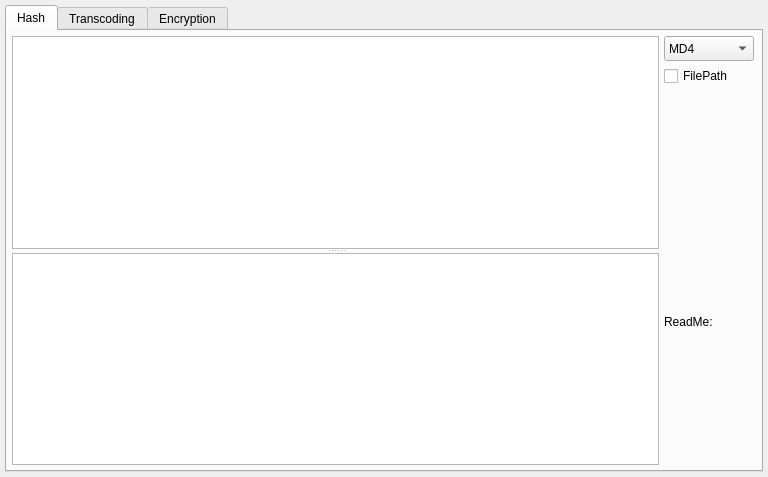
<?xml version="1.0" encoding="UTF-8"?>
<ui version="4.0">
 <class>Calculation</class>
 <widget class="QWidget" name="Calculation">
  <property name="geometry">
   <rect>
    <x>0</x>
    <y>0</y>
    <width>768</width>
    <height>477</height>
   </rect>
  </property>
  <property name="windowTitle">
   <string>Form</string>
  </property>
  <layout class="QHBoxLayout" name="horizontalLayout_2" stretch="0">
   <property name="spacing">
    <number>5</number>
   </property>
   <property name="leftMargin">
    <number>5</number>
   </property>
   <property name="topMargin">
    <number>5</number>
   </property>
   <property name="rightMargin">
    <number>5</number>
   </property>
   <property name="bottomMargin">
    <number>5</number>
   </property>
   <item>
    <widget class="QTabWidget" name="tabWidget">
     <property name="currentIndex">
      <number>0</number>
     </property>
     <widget class="QWidget" name="HashCalculation">
      <attribute name="title">
       <string>Hash</string>
      </attribute>
      <layout class="QHBoxLayout" name="horizontalLayout">
       <property name="spacing">
        <number>5</number>
       </property>
       <property name="leftMargin">
        <number>5</number>
       </property>
       <property name="topMargin">
        <number>5</number>
       </property>
       <property name="rightMargin">
        <number>5</number>
       </property>
       <property name="bottomMargin">
        <number>5</number>
       </property>
       <item>
        <widget class="QSplitter" name="splitter">
         <property name="orientation">
          <enum>Qt::Vertical</enum>
         </property>
         <widget class="QTextEdit" name="textEdit_Hash_Src">
          <property name="sizePolicy">
           <sizepolicy hsizetype="Fixed" vsizetype="Expanding">
            <horstretch>0</horstretch>
            <verstretch>0</verstretch>
           </sizepolicy>
          </property>
         </widget>
         <widget class="QTextEdit" name="textEdit_Hash_Des">
          <property name="sizePolicy">
           <sizepolicy hsizetype="Fixed" vsizetype="Expanding">
            <horstretch>0</horstretch>
            <verstretch>0</verstretch>
           </sizepolicy>
          </property>
         </widget>
        </widget>
       </item>
       <item>
        <widget class="QWidget" name="widget" native="true">
         <property name="maximumSize">
          <size>
           <width>92</width>
           <height>16777215</height>
          </size>
         </property>
         <layout class="QVBoxLayout" name="verticalLayout">
          <property name="spacing">
           <number>5</number>
          </property>
          <property name="leftMargin">
           <number>0</number>
          </property>
          <property name="topMargin">
           <number>0</number>
          </property>
          <property name="rightMargin">
           <number>0</number>
          </property>
          <property name="bottomMargin">
           <number>0</number>
          </property>
          <item>
           <widget class="QComboBox" name="comboBox_Algorithm">
            <property name="sizePolicy">
             <sizepolicy hsizetype="Fixed" vsizetype="Fixed">
              <horstretch>0</horstretch>
              <verstretch>0</verstretch>
             </sizepolicy>
            </property>
            <property name="minimumSize">
             <size>
              <width>90</width>
              <height>25</height>
             </size>
            </property>
            <property name="maximumSize">
             <size>
              <width>90</width>
              <height>25</height>
             </size>
            </property>
            <property name="layoutDirection">
             <enum>Qt::LeftToRight</enum>
            </property>
            <item>
             <property name="text">
              <string>MD4</string>
             </property>
            </item>
            <item>
             <property name="text">
              <string>MD5</string>
             </property>
            </item>
            <item>
             <property name="text">
              <string>SHA1</string>
             </property>
            </item>
            <item>
             <property name="text">
              <string>SHA224</string>
             </property>
            </item>
            <item>
             <property name="text">
              <string>SHA256</string>
             </property>
            </item>
            <item>
             <property name="text">
              <string>SHA384</string>
             </property>
            </item>
            <item>
             <property name="text">
              <string>SHA512</string>
             </property>
            </item>
            <item>
             <property name="text">
              <string>ShA3_224</string>
             </property>
            </item>
            <item>
             <property name="text">
              <string>ShA3_256</string>
             </property>
            </item>
            <item>
             <property name="text">
              <string>SHA3_384</string>
             </property>
            </item>
            <item>
             <property name="text">
              <string>SHA3_512</string>
             </property>
            </item>
           </widget>
          </item>
          <item>
           <widget class="QCheckBox" name="checkBox_Hash_IsFilePath">
            <property name="sizePolicy">
             <sizepolicy hsizetype="Fixed" vsizetype="Fixed">
              <horstretch>0</horstretch>
              <verstretch>0</verstretch>
             </sizepolicy>
            </property>
            <property name="minimumSize">
             <size>
              <width>90</width>
              <height>0</height>
             </size>
            </property>
            <property name="maximumSize">
             <size>
              <width>90</width>
              <height>16777215</height>
             </size>
            </property>
            <property name="text">
             <string>FilePath</string>
            </property>
           </widget>
          </item>
          <item>
           <spacer name="verticalSpacer">
            <property name="orientation">
             <enum>Qt::Vertical</enum>
            </property>
            <property name="sizeHint" stdset="0">
             <size>
              <width>20</width>
              <height>398</height>
             </size>
            </property>
           </spacer>
          </item>
          <item>
           <widget class="QLabel" name="label_Hash_ReadMe">
            <property name="minimumSize">
             <size>
              <width>0</width>
              <height>150</height>
             </size>
            </property>
            <property name="text">
             <string>ReadMe:</string>
            </property>
            <property name="alignment">
             <set>Qt::AlignLeading|Qt::AlignLeft|Qt::AlignTop</set>
            </property>
           </widget>
          </item>
         </layout>
        </widget>
       </item>
      </layout>
     </widget>
     <widget class="QWidget" name="Transcoding">
      <attribute name="title">
       <string>Transcoding</string>
      </attribute>
      <layout class="QHBoxLayout" name="horizontalLayout_3">
       <property name="spacing">
        <number>5</number>
       </property>
       <property name="leftMargin">
        <number>5</number>
       </property>
       <property name="topMargin">
        <number>5</number>
       </property>
       <property name="rightMargin">
        <number>5</number>
       </property>
       <property name="bottomMargin">
        <number>5</number>
       </property>
       <item>
        <widget class="QSplitter" name="splitter_2">
         <property name="orientation">
          <enum>Qt::Vertical</enum>
         </property>
         <widget class="QTextEdit" name="textEdit_Transcoding_Src"/>
         <widget class="QTextEdit" name="textEdit_Transcoding_Des"/>
        </widget>
       </item>
       <item>
        <widget class="QWidget" name="widget_2" native="true">
         <property name="maximumSize">
          <size>
           <width>90</width>
           <height>16777215</height>
          </size>
         </property>
         <layout class="QVBoxLayout" name="verticalLayout_2">
          <property name="spacing">
           <number>5</number>
          </property>
          <property name="leftMargin">
           <number>0</number>
          </property>
          <property name="topMargin">
           <number>0</number>
          </property>
          <property name="rightMargin">
           <number>0</number>
          </property>
          <property name="bottomMargin">
           <number>0</number>
          </property>
          <item>
           <widget class="QComboBox" name="comboBox_Coding">
            <property name="minimumSize">
             <size>
              <width>90</width>
              <height>25</height>
             </size>
            </property>
            <property name="maximumSize">
             <size>
              <width>90</width>
              <height>25</height>
             </size>
            </property>
            <item>
             <property name="text">
              <string>BASE64</string>
             </property>
            </item>
            <item>
             <property name="text">
              <string>HEX</string>
             </property>
            </item>
           </widget>
          </item>
          <item>
           <widget class="QCheckBox" name="checkBox_Coding_IsFilePath">
            <property name="text">
             <string>IsFilePath</string>
            </property>
           </widget>
          </item>
          <item>
           <spacer name="verticalSpacer_2">
            <property name="orientation">
             <enum>Qt::Vertical</enum>
            </property>
            <property name="sizeHint" stdset="0">
             <size>
              <width>20</width>
              <height>40</height>
             </size>
            </property>
           </spacer>
          </item>
          <item>
           <widget class="QLabel" name="label_Transcoding_ReadMe">
            <property name="minimumSize">
             <size>
              <width>0</width>
              <height>150</height>
             </size>
            </property>
            <property name="text">
             <string>ReadMe:</string>
            </property>
            <property name="alignment">
             <set>Qt::AlignLeading|Qt::AlignLeft|Qt::AlignTop</set>
            </property>
           </widget>
          </item>
         </layout>
        </widget>
       </item>
      </layout>
     </widget>
     <widget class="QWidget" name="tab">
      <attribute name="title">
       <string>Encryption</string>
      </attribute>
      <layout class="QHBoxLayout" name="horizontalLayout_4">
       <property name="spacing">
        <number>5</number>
       </property>
       <property name="leftMargin">
        <number>5</number>
       </property>
       <property name="topMargin">
        <number>5</number>
       </property>
       <property name="rightMargin">
        <number>5</number>
       </property>
       <property name="bottomMargin">
        <number>5</number>
       </property>
       <item>
        <widget class="QSplitter" name="splitter_3">
         <property name="orientation">
          <enum>Qt::Vertical</enum>
         </property>
         <widget class="QTextEdit" name="textEdit_Transcoding_Src_2"/>
         <widget class="QTextEdit" name="textEdit_Transcoding_Src_3"/>
        </widget>
       </item>
       <item>
        <widget class="QWidget" name="widget_3" native="true">
         <property name="maximumSize">
          <size>
           <width>90</width>
           <height>16777215</height>
          </size>
         </property>
         <layout class="QVBoxLayout" name="verticalLayout_3">
          <property name="spacing">
           <number>5</number>
          </property>
          <property name="leftMargin">
           <number>0</number>
          </property>
          <property name="topMargin">
           <number>0</number>
          </property>
          <property name="rightMargin">
           <number>0</number>
          </property>
          <property name="bottomMargin">
           <number>0</number>
          </property>
          <item>
           <widget class="QComboBox" name="comboBox_Coding_2">
            <property name="minimumSize">
             <size>
              <width>90</width>
              <height>25</height>
             </size>
            </property>
            <property name="maximumSize">
             <size>
              <width>90</width>
              <height>25</height>
             </size>
            </property>
           </widget>
          </item>
          <item>
           <widget class="QCheckBox" name="checkBox_Coding_IsFilePath_2">
            <property name="text">
             <string>IsFilePath</string>
            </property>
           </widget>
          </item>
          <item>
           <spacer name="verticalSpacer_3">
            <property name="orientation">
             <enum>Qt::Vertical</enum>
            </property>
            <property name="sizeHint" stdset="0">
             <size>
              <width>20</width>
              <height>40</height>
             </size>
            </property>
           </spacer>
          </item>
          <item>
           <widget class="QLabel" name="label_Encryption_ReadMe">
            <property name="minimumSize">
             <size>
              <width>0</width>
              <height>150</height>
             </size>
            </property>
            <property name="text">
             <string>ReadMe:</string>
            </property>
            <property name="alignment">
             <set>Qt::AlignLeading|Qt::AlignLeft|Qt::AlignTop</set>
            </property>
           </widget>
          </item>
         </layout>
        </widget>
       </item>
      </layout>
     </widget>
    </widget>
   </item>
  </layout>
 </widget>
 <resources/>
 <connections/>
</ui>
